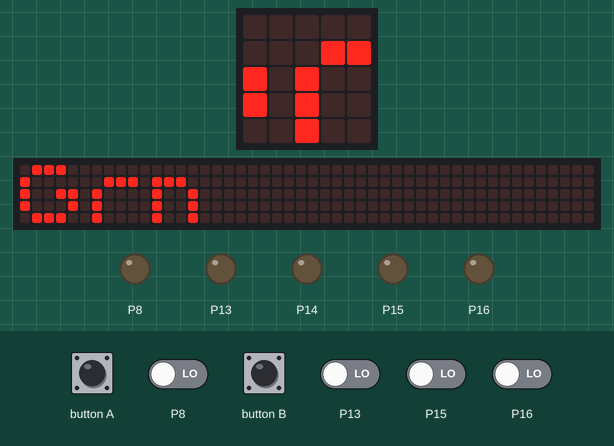
Simulated run of this program. Board: BBC micro:bit running MicroPython. Parts: the board's 5×5 LED display, a strip that is not on the board, showing the scrolling text unrolled, output pins drawn as LEDs (lit = HIGH). The inputs (shaded band) are chosen by the test bench; at power-on: P8, P13, P15, P16 LOW. The 48×5 strip is a reading aid, not a part: it shows the text the display is scrolling, unrolled, one strip-width of it at a time.

Above: at 1.27 s.
1.3 s: P8 driven HIGH
11.2 s: button A pressed for 3 s
At 11.77 s:
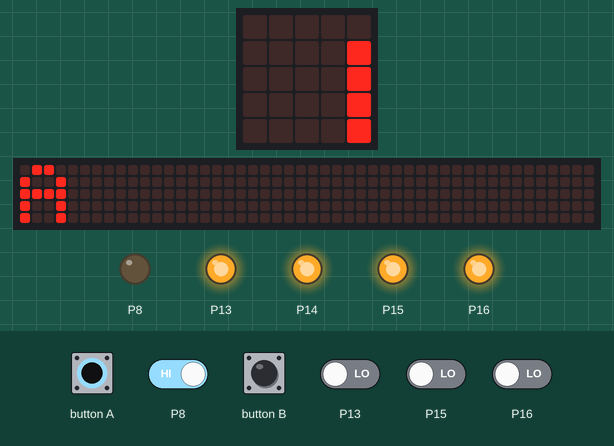
21.1 s: P8 driven LOW
At 24.82 s:
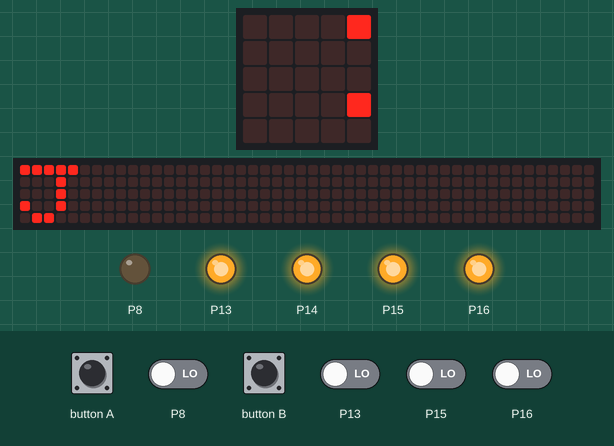
31.0 s: P13 driven HIGH
At 39.52 s:
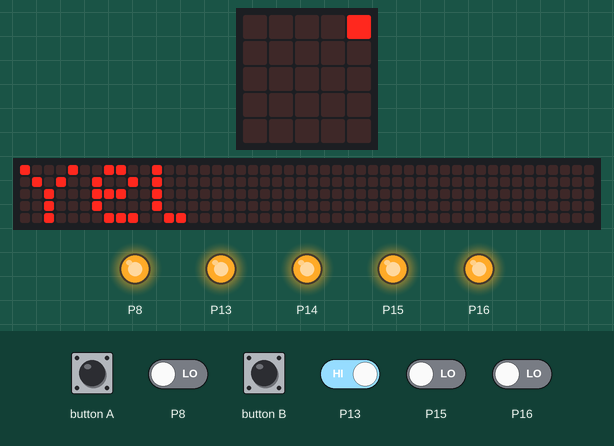
40.9 s: P15 driven HIGH
At 47.92 s:
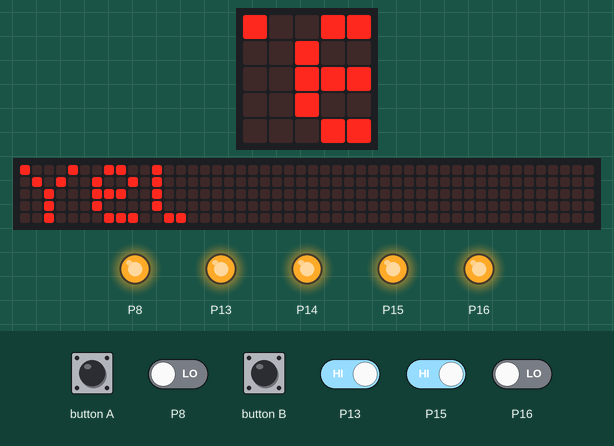
50.8 s: P16 driven HIGH
Timing chart, 0 to 53.8 s (numbered marks = the images above; inputs shaded):
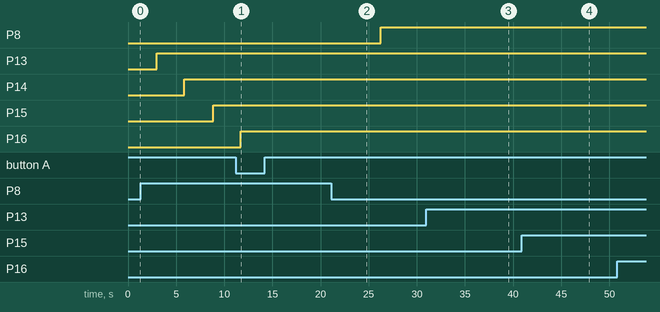

The program:

ex08_gamepad_button_read.py
```python
from microbit import *

while True:
    # read GamePad's programmable buttons
    if pin13.read_digital() == 0:
        display.scroll("Grn")
        pin13.write_digital(1)
    if pin14.read_digital() == 0:
        display.scroll("Yel")
        pin14.write_digital(1)
    if pin15.read_digital() == 0:
        display.scroll("Red")
        pin15.write_digital(1)
    if pin16.read_digital() == 0:
        display.scroll("Blu")
        pin16.write_digital(1)

    # read GamePad's joystick push button
    if pin8.read_digital() == 0:
        display.scroll("J")
        pin8.write_digital(1)

    # read GamePad's trigger buttons (wired to Micro:Bit's A and B buttons)
    if pin5.read_digital() == 0:
        display.scroll("A")
    if pin11.read_digital() == 0:
        display.scroll("B")
```

Measured:
- after the input at 11.2 s, the display: first differs from a run without the input after 0.50 s (image 1)
- after the input at 21.1 s, P8: LOW → HIGH after 5.2 s; the display: first differs from a run without the input after 3.7 s (image 2)
